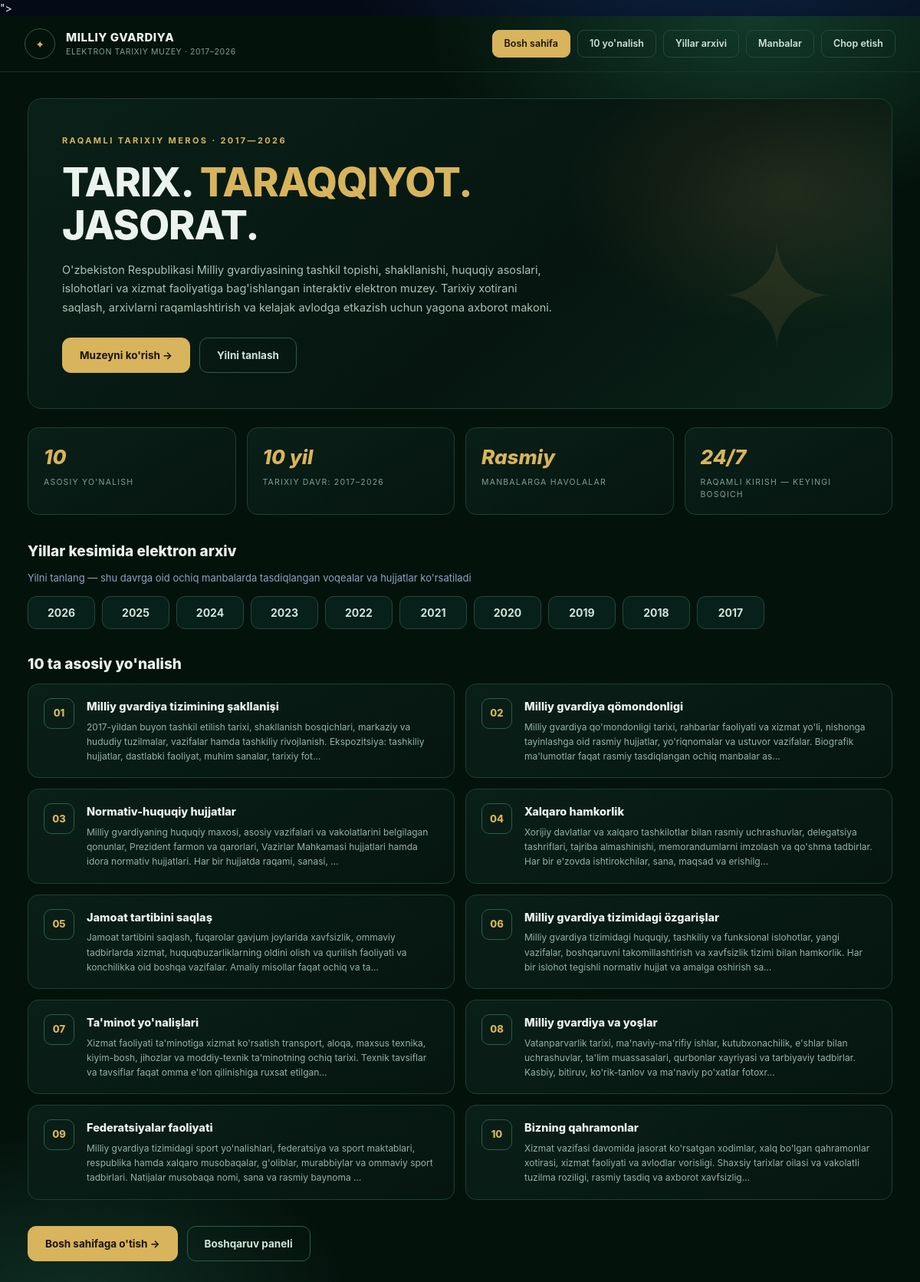
Screenshot of /landing/ with the database file from the repository.
### core/models.py (models this page shows, shortened)
class TimeStampedModel(models.Model):
    created_at = models.DateTimeField("Yaratilgan sana", auto_now_add=True)
    updated_at = models.DateTimeField("Yangilangan sana", auto_now=True)
    class Meta:
        abstract = True

class Direction(TimeStampedModel):
    number = models.PositiveIntegerField("Raqam", unique=True)
    title = models.CharField("Nomi", max_length=255)
    description = models.TextField("Tavsif", blank=True)
    icon = models.CharField("Belgi (svg nomi)", max_length=40, default="star")
    url = models.CharField(
        "Havola (URL nomi)", max_length=100, blank=True, default="core:yonalishlar",
    )
    class Meta:
        verbose_name = "Yo'nalish"
        verbose_name_plural = "Yo'nalishlar"
        ordering = ["number"]

### core/views.py (the view)
# urls.py: path("landing/", views.landing, name="landing"),
def landing(request):
    ctx = {"active": "landing", "directions": Direction.objects.all(), "years": _years()}
    return render(request, "core/landing.html", ctx)

### core/context_processors.py (called while the page is built)
def site_globals(request):
    menu = [{"name": "Bosh sahifa", "url": "core:home", "icon": "home"}]
    for direction in Direction.objects.all().order_by("number"):
        menu.append(
            {
                "name": direction.title,
                "url": direction.url or "core:yonalishlar",
                "icon": direction.icon or "star",
            }
        )
    if not request.session.session_key:
        request.session.create()
    bookmark_count = Bookmark.objects.filter(
        session_key=request.session.session_key
    ).count()
    return {
        "MENU": menu,
        "DIRECTIONS": Direction.objects.all()[:10],
        "DEPARTMENT_LIST": Department.objects.all()[:20],
        "BOOKMARK_COUNT": bookmark_count,
        "SITE_TITLE": "Milliy gvardiya elektron muzeyi",
        "MEDIA_URL": settings.MEDIA_URL,
    }

### core/views.py (called while the page is built)
def _years():
    return sorted(
        YearArchive.objects.values_list("year", flat=True), reverse=True
    ) or list(range(2017, 2027))

### core/templates/core/landing.html (shortened to what this page needs)
{% extends "base.html" %}
{% load mg_tags %}
{% block landing %}
<div class="landing">
  <div class="topbar">
    <div class="topbar__logo">✦</div>
    <div>
      <div class="topbar__title">MILLIY GVARDIYA</div>
      <div class="topbar__sub">ELEKTRON TARIXIY MUZEY · 2017–2026</div>
    </div>
    <nav class="topbar__nav">
      <a class="is-active" href="{% url 'core:landing' %}">Bosh sahifa</a>
      <a href="{% url 'core:yonalishlar' %}">10 yo'nalish</a>
      <a href="{% url 'core:yillar' %}">Yillar arxivi</a>
      <a href="{% url 'core:hujjatlar' %}">Manbalar</a>
      <a href="#" onclick="window.print();return false;">Chop etish</a>
    </nav>
  </div>
  <div class="landing__wrap">
    <div class="landing__hero">
      <div class="landing__eyebrow">RAQAMLI TARIXIY MEROS · 2017—2026</div>
      <h1 class="landing__title">TARIX. <span>TARAQQIYOT.</span><br>JASORAT.</h1>
      <p class="landing__lead">O'zbekiston Respublikasi Milliy gvardiyasining tashkil topishi, shakllanishi, huquqiy asoslari, islohotlari va xizmat faoliyatiga bag'ishlangan interaktiv elektron muzey. Tarixiy xotirani saqlash, arxivlarni raqamlashtirish va kelajak avlodga etkazish uchun yagona axborot makoni.</p>
      <div class="landing__cta">
        <a class="landing__btn" href="{% url 'core:home' %}">Muzeyni ko'rish →</a>
        <a class="landing__btn landing__btn--ghost" href="{% url 'core:yillar' %}">Yilni tanlash</a>
      </div>
    </div>
    <div class="landing__stats">
      <div class="lstat"><div class="lstat__val">10</div><div class="lstat__lbl">Asosiy yo'nalish</div></div>
      <div class="lstat"><div class="lstat__val">10 yil</div><div class="lstat__lbl">Tarixiy davr: 2017–2026</div></div>
      <div class="lstat"><div class="lstat__val">Rasmiy</div><div class="lstat__lbl">Manbalarga havolalar</div></div>
      <div class="lstat"><div class="lstat__val">24/7</div><div class="lstat__lbl">Raqamli kirish — keyingi bosqich</div></div>
    </div>
    <h2 class="section-title" style="margin-top:0">Yillar kesimida elektron arxiv</h2>
    <p class="text-muted" style="font-size:13px;margin-bottom:14px">Yilni tanlang — shu davrga oid ochiq manbalarda tasdiqlangan voqealar va hujjatlar ko'rsatiladi</p>
    <div class="year-strip" style="margin-bottom:28px">
      {% for y in years %}
        <a class="year-btn" href="{% url 'core:yil_detail' y %}" style="border-color:#23483a;background:#08201a;color:#cfe4da">{{ y }}</a>
      {% endfor %}
    </div>
    <h2 class="section-title">10 ta asosiy yo'nalish</h2>
    <div class="dir-grid">
      {% for d in directions %}
      <a class="dir" href="{% url 'core:yonalishlar' %}">
        <div class="dir__num">{{ d.number|stringformat:"02d" }}</div>
        <div>
          <div class="dir__title">{{ d.title }}</div>
          <div class="dir__text">{{ d.description|truncatechars:220 }}</div>
        </div>
      </a>
      {% empty %}
      <div class="empty" style="grid-column:1/-1;border-color:#23483a;color:#93b3a6"><div class="empty__icon">🧭</div>Yo'nalishlar yuklanmoqda...</div>
      {% endfor %}
    </div>
    <div style="display:flex;gap:12px;margin-top:34px;flex-wrap:wrap">
      <a class="landing__btn" href="{% url 'core:home' %}">Bosh sahifaga o'tish →</a>
      <a class="landing__btn landing__btn--ghost" href="/admin/">Boshqaruv paneli</a>
    </div>
  </div>
</div>
{% endblock %}

### rows the page displays
Direction: number "01", title "Milliy gvardiya tizimining şakllanişi", description "2017-yildan buyon tashkil etilish tarixi, shakllanish bosqichlari, markaziy va hududiy tuzilmalar, vazifalar hamda tashkiliy rivojlanish. Ekspozitsiya: tashkiliy hujjatlar, dastlabki faoliyat, muhim sanalar, tarixiy fot…"
Direction: number "02", title "Milliy gvardiya qömondonligi", description "Milliy gvardiya qo'mondonligi tarixi, rahbarlar faoliyati va xizmat yo'li, nishonga tayinlashga oid rasmiy hujjatlar, yo'riqnomalar va ustuvor vazifalar. Biografik ma'lumotlar faqat rasmiy tasdiqlangan ochiq manbalar as…"
Direction: number "03", title "Normativ-huquqiy hujjatlar", description "Milliy gvardiyaning huquqiy maxosi, asosiy vazifalari va vakolatlarini belgilagan qonunlar, Prezident farmon va qarorlari, Vazirlar Mahkamasi hujjatlari hamda idora normativ hujjatlari. Har bir hujjatda raqami, sanasi, …"
Direction: number "04", title "Xalqaro hamkorlik", description "Xorijiy davlatlar va xalqaro tashkilotlar bilan rasmiy uchrashuvlar, delegatsiya tashriflari, tajriba almashinishi, memorandumlarni imzolash va qo'shma tadbirlar. Har bir e'zovda ishtirokchilar, sana, maqsad va erishilg…"
Direction: number "05", title "Jamoat tartibini saqlaş", description "Jamoat tartibini saqlash, fuqarolar gavjum joylarida xavfsizlik, ommaviy tadbirlarda xizmat, huquqbuzarliklarning oldini olish va qurilish faoliyati va konchilikka oid boshqa vazifalar. Amaliy misollar faqat ochiq va ta…"
Direction: number "06", title "Milliy gvardiya tizimidagi özgarişlar", description "Milliy gvardiya tizimidagi huquqiy, tashkiliy va funksional islohotlar, yangi vazifalar, boshqaruvni takomillashtirish va xavfsizlik tizimi bilan hamkorlik. Har bir islohot tegishli normativ hujjat va amalga oshirish sa…"
Direction: number "07", title "Ta'minot yo'nalişlari", description "Xizmat faoliyati ta'minotiga xizmat ko'rsatish transport, aloqa, maxsus texnika, kiyim-bosh, jihozlar va moddiy-texnik ta'minotning ochiq tarixi. Texnik tavsiflar va tavsiflar faqat omma e'lon qilinishiga ruxsat etilgan…"
Direction: number "08", title "Milliy gvardiya va yoşlar", description "Vatanparvarlik tarixi, ma'naviy-ma'rifiy ishlar, kutubxonachilik, e'shlar bilan uchrashuvlar, ta'lim muassasalari, qurbonlar xayriyasi va tarbiyaviy tadbirlar. Kasbiy, bitiruv, ko'rik-tanlov va ma'naviy po'xatlar fotoxr…"
Direction: number "09", title "Federatsiyalar faoliyati", description "Milliy gvardiya tizimidagi sport yo'nalishlari, federatsiya va sport maktablari, respublika hamda xalqaro musobaqalar, g'oliblar, murabbiylar va ommaviy sport tadbirlari. Natijalar musobaqa nomi, sana va rasmiy baynoma …"
Direction: number "10", title "Bizning qahramonlar", description "Xizmat vazifasi davomida jasorat ko'rsatgan xodimlar, xalq bo'lgan qahramonlar xotirasi, xizmat faoliyati va avlodlar vorisligi. Shaxsiy tarixlar oilasi va vakolatli tuzilma roziligi, rasmiy tasdiq va axborot xavfsizlig…"

### other values shown
{{ y }} "2026" "2025" "2024" "2023" "2022" "2021" "2020" "2019" "2018" "2017"
